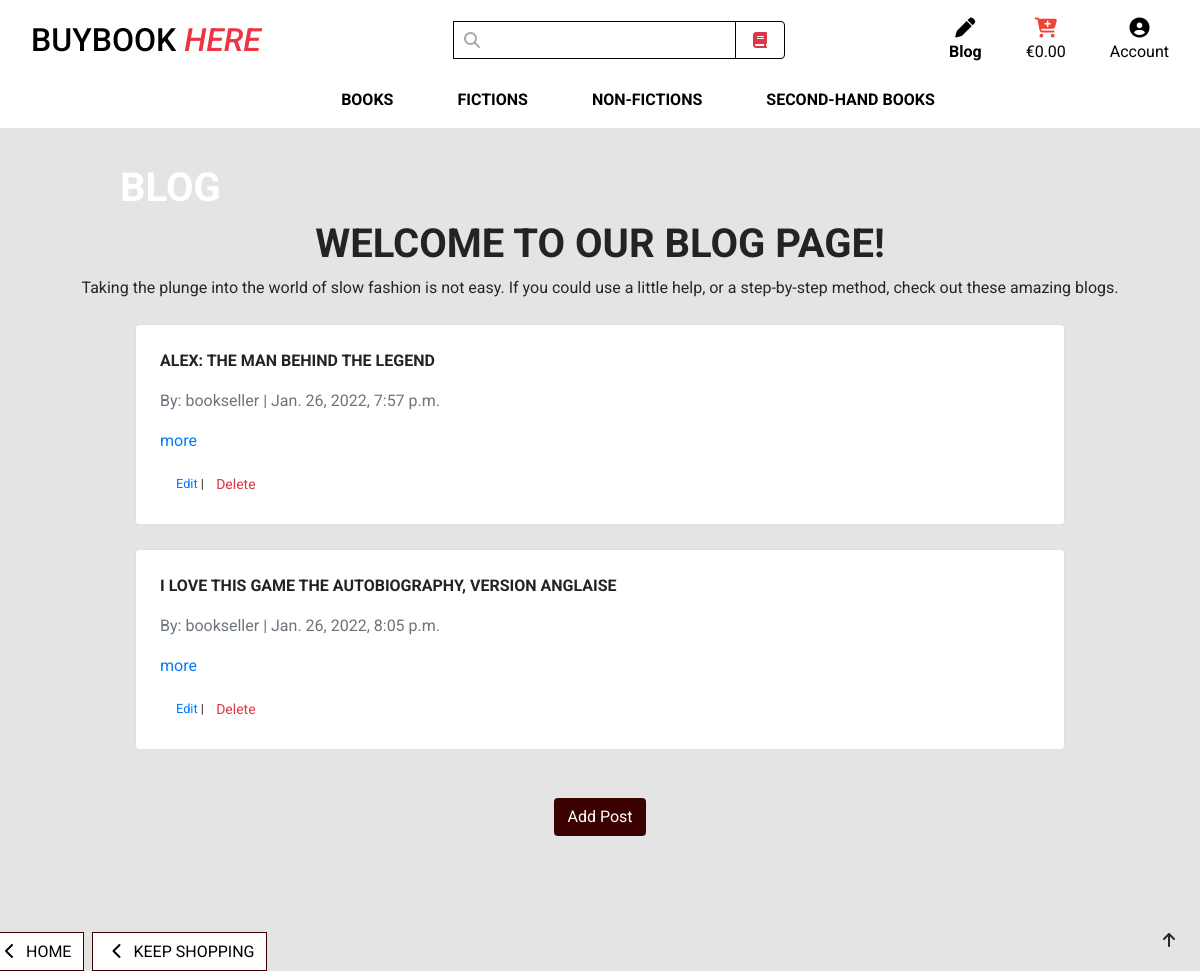
Page /blog/ (signed in) on the committed database.
### blog/models.py (models this page shows, shortened)
class Blog(models.Model):
    title = models.CharField(max_length=200, unique=True)
    body = models.TextField(blank=False, null=False,
                            default="body")
    image = models.ImageField(blank=True, null=True)
    image_url = models.URLField(max_length=1024, null=True, blank=True)
    author = models.ForeignKey(User, on_delete=models.CASCADE)
    published_date = models.DateTimeField(auto_now_add=True)

### blog/views.py (the view)
# urls.py: path('', views.blog, name='blog'),
def blog(request):
    blogs = Blog.objects.all()
    context = {
        'blogs': blogs,
    }
    return render(request, 'blog/blog.html', context)

### bag/contexts.py (called while the page is built, shortened)
def bag_contents(request):
    bag_items = []
    total = 0
    book_count = 0
    bag = request.session.get('bag', {})
    if total < settings.FREE_DELIVERY_THRESHOLD:
        delivery = total * Decimal(settings.STANDARD_DELIVERY_PERCENTAGE / 100)
        free_delivery_delta = settings.FREE_DELIVERY_THRESHOLD - total
    else:
        delivery = 0
        free_delivery_delta = 0
    grand_total = delivery + total
    context = {
        'bag_items': bag_items,
        'total': total,
        'book_count': book_count,
        'delivery': delivery,
        'free_delivery_delta': free_delivery_delta,
        'free_delivery_threshold': settings.FREE_DELIVERY_THRESHOLD,
        'grand_total': grand_total,
    }
    return context

### blog/templates/blog/blog.html (shortened to what this page needs)
{% extends "base.html" %}
{% load static %}
{% block page_header %}
    <div class="container header-container">
    </div>
{% endblock %}
{% block content %}
    <div class="container">
   <div class="row">
      <h1 class="logo-font blog-headline img-fluid font-weight-bold text-white">Blog</h1>
   </div>
</div>
<div class="col-12 text-center welcome-blog-text">
   <h1 class="logo-font text-uppercase font-weight-bold text-olive ">Welcome To Our Blog Page!</h1>
   <p>Taking the plunge into the world of slow fashion is not easy.
      If you could use a little help, or a step-by-step method, check out these amazing blogs.</p>
</div>
<div class="container blog-container">
   <div class="card-style-blog">
      <div class="blog-card-body">
         {% for blog in blogs %}
         <div class="card p-4 my-4">
            <p class="font-weight-bold text-uppercase logo-font">{{ blog.title }}</p>
            <p class="text-muted">By: {{ blog.author }} | {{ blog.published_date }}</p>
            <p>{{ blog.intro|truncatechars:150 }}<a href="{% url 'blog_detail' blog.id %}" class="read-on-text">more</a>
            </p>
            {% if request.user.is_superuser %}
            <small class="ml-3">
               <a href="{% url 'edit_blog' blog.id %}" class="blog-edit-btn">Edit</a> |
               <button type="button" class="btn btn-sm text-danger faq-delete-btn" data-toggle="modal"
                  data-target="#deleteBlog_{{blog.id}}">
                  Delete
               </button>
            </small>
            {% endif %}
         </div>
         {% endfor %}
      </div>
   </div>
  {% if request.user.is_superuser %}
  <div class="col text-center mt-5 mb-5">
     <a class="btn btn-black" href="{% url 'add_blog' %}">Add Post</a>
  </div>
</div>
{% endif %}
<div class="row blog-page-btns">
  <div class="text-right mr-2">
     <a href="{% url 'home' %}" class="btn btn-outline-black rounded-0 mt-5">
        <span class="icon">
           <i class="fas fa-chevron-left"></i>
        </span>
        <span class="text-uppercase">Home</span>
     </a>
  </div>
  <div class="text-left">
     <a href="{% url 'books' %}" class="btn btn-outline-black rounded-0 mt-5">
        <span class="icon">
           <i class="fas fa-chevron-left"></i>
        </span>
        <span class="text-uppercase">Keep Shopping</span>
     </a>
  </div>
</div>
<div class="btt-button">
  <a class="btt-link d-flex h-100">
     <i class="fas fa-arrow-up white-arrow mx-auto my-auto"></i>
  </a>
</div>
{% endblock %}

### static/css/base.css (style rules this page uses)
html { height: 100%; }
body { background: url('/media/homepage_background_bookstore.png') no-repeat center center fixed; background-size: cover; height: calc(100vh - 164px); color: rgb(41, 37, 37); font-family: 'Roboto', sans-serif; }
.icon { align-items: center; display: inline-flex; justify-content: center; height: 1.5rem; width: 1.5rem; }
.logo-font { text-transform: uppercase; color: rgb(36, 35, 35); }
.btn-black { background: rgb(59, 1, 1); color: white; }
.btn-outline-black { background: white; color: black !important; border: 1px solid rgb(59, 1, 1); }
.btt-button { height: 42px; width: 42px; position: fixed; bottom: 10px; right: 10px; }
.btt-link, .update-link, .remove-item { cursor: pointer; }
@media (min-width: 1200px) { .container { max-width: 80%; } }
@media (min-width: 992px) { .header-container { padding-top: 164px; } }

### rows in the picture
Blog: title "ALEX: THE MAN BEHIND THE LEGEND", author "bookseller", published_date "Jan. 26, 2022, 7:57 p.m."
Blog: title "I LOVE THIS GAME THE AUTOBIOGRAPHY, VERSION ANGLAISE", author "bookseller", published_date "Jan. 26, 2022, 8:05 p.m."
